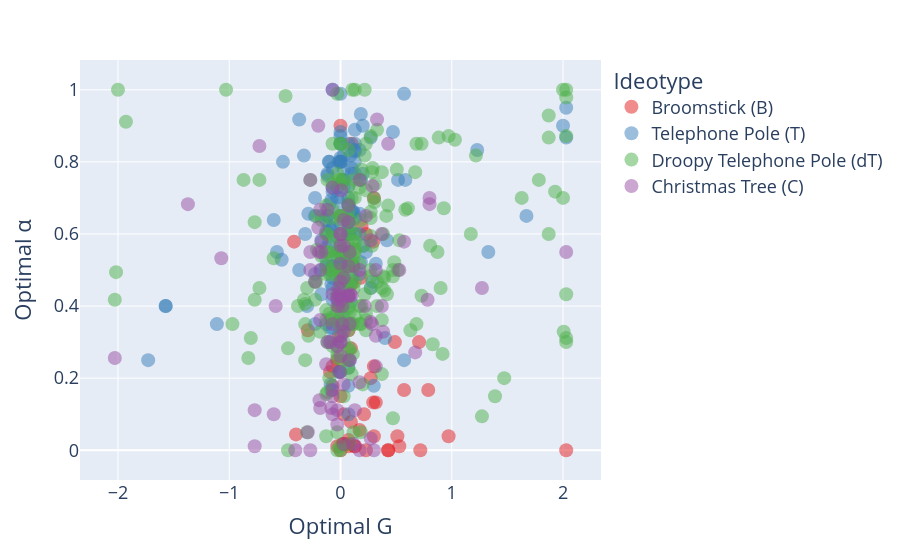

The cell this chart's notebook holds for it:
### Code cell
fig = px.scatter(
    ideotypes_df,
    x="optimal G",
    y="optimal alpha",
    color=ideotypes_df["ideotype label"].astype(str),
    hover_name="arbor name",
    opacity=0.5,
    color_discrete_sequence=px.colors.qualitative.Set1,
)

fig.update_traces(marker=dict(size=14))
fig.update_layout(
    font=dict(size=18),
    legend_title_text="Ideotype",
    xaxis_title="Optimal G",
    yaxis_title="Optimal α",
    showlegend=True
)

fig.show()
fig.write_html("docs/Optimal_G_alpha_ideotypes.html")
fig.write_image("paper-figs/Ideotypes-Analysis/Optimal-alpha-vs-G.pdf")

### Figure 1 — Plotly figure (JSON) as saved in the notebook; plotly's stock layout.template omitted (floating-point values rounded to 4 significant figures; data arrays with more than 128 entries replaced by an {"elided": "..."} marker saying what was removed)
{"data": [{"hovertemplate": "<b>%{hovertext}</b><br><br>ideotype label=Broomstick (B)<br>optimal G=%{x}<br>optimal alpha=%{y}<extra></extra>", "hovertext": ["101_2_C_day5", "101_3_C_day5", "101_3_S_day5", "103_2_C_day5", "106_2_C_day5", "106_1_S_day5", "138_4_C_day5", "142_1_C_day5", "144_3_C_day5", "144_2_C_day5", "144_3_S_day5", "166_2_C_day5", "170_3_C_day5", "175_3_C_day5", "175_4_C_day5", "179_1_C_day5", "189_3_C_day5", "194_3_C_day5", "194_3_S_day5", "195_1_C_day5", "196_1_S_day5", "197_3_C_day5", "198_1_C_day5", "212_1_C_day5", "220_1_S_day5", "222_1_S_day5", "233_2_C_day5", "233_3_C_day5", "233_1_C_day5", "233_1_S_day5", "233_2_S_day5", "239_2_S_day5", "250_4_C_day5", "250_2_S_day5", "250_1_S_day5", "253_1_C_day5", "256_3_C_day5", "256_2_C_day5", "258_3_C_day5", "271_3_C_day5", "271_4_C_day5", "271_2_C_day5", "271_1_S_day5", "283_3_C_day5", "283_3_S_day5", "286_2_C_day5", "286_1_C_day5", "286_3_C_day5", "286_1_S_day5", "288_2_C_day5", "290_1_C_day5", "291_2_C_day5", "291_1_C_day5", "291_3_C_day5", "292_3_C_day5", "292_2_C_day5", "292_2_S_day5", "300_2_C_day5", "307_3_C_day5"], "legendgroup": "Broomstick (B)", "marker": {"color": "rgb(228,26,28)", "opacity": 0.5, "size": 14, "symbol": "circle"}, "mode": "markers", "name": "Broomstick (B)", "orientation": "v", "showlegend": true, "type": "scatter", "x": [0.0, 0.7173, 0.3173, -0.0286, 0.5113, 2.029, -0.0173, -0.0173, 0.1887, 0.3, 0.0286, 0.1827, 0.1714, 0.2714, 0.2286, 0.2113, -0.294, 0.094, 0.0173, 0.1, -0.0714, -0.0113, 0.4286, 0.0714, 0.706, 0.5286, 0.0, 0.4286, 0.4887, 0.0714, 0.1286, 0.0, 0.1113, 0.0714, 0.1173, -0.0286, 0.9714, -0.4173, 0.294, 0.0714, -0.0714, -0.006, -0.094, 0.0, -0.0714, 0.2286, 0.1, 0.0714, 0.5714, -0.4, 0.294, 0.0286, 0.0714, 0.094, 0.3, 0.1286, 0.3, -0.0113, 0.7887], "xaxis": "x", "y": [0.15, 0.0, 0.1327, 0.25, 0.0387, 0.0, 0.4, 0.3173, 0.6214, 0.2327, 0.0173, 0.4786, 0.056, 0.2, 0.0, 0.1, 0.3327, 0.0786, 0.0173, 0.85, 0.5113, 0.3613, 0.0, 0.0286, 0.3, 0.0113, 0.0, 0.0, 0.3, 0.0113, 0.0113, 0.65, 0.5113, 0.3327, 0.5113, 0.0113, 0.0387, 0.5786, 0.1327, 0.4286, 0.2327, 0.2173, 0.2173, 0.9, 0.1786, 0.6, 0.4613, 0.25, 0.1673, 0.044, 0.5786, 0.1, 0.0173, 0.2827, 0.0387, 0.0113, 0.7, 0.4, 0.1673], "yaxis": "y"}, {"hovertemplate": "<b>%{hovertext}</b><br><br>ideotype label=Telephone Pole (T)<br>optimal G=%{x}<br>optimal alpha=%{y}<extra></extra>", "hovertext": {"elided": "156 str values"}, "legendgroup": "Telephone Pole (T)", "marker": {"color": "rgb(55,126,184)", "opacity": 0.5, "size": 14, "symbol": "circle"}, "mode": "markers", "name": "Telephone Pole (T)", "orientation": "v", "showlegend": true, "type": "scatter", "x": {"elided": "156 float values"}, "xaxis": "x", "y": {"elided": "156 float values"}, "yaxis": "y"}, {"hovertemplate": "<b>%{hovertext}</b><br><br>ideotype label=Droopy Telephone Pole (dT)<br>optimal G=%{x}<br>optimal alpha=%{y}<extra></extra>", "hovertext": {"elided": "251 str values"}, "legendgroup": "Droopy Telephone Pole (dT)", "marker": {"color": "rgb(77,175,74)", "opacity": 0.5, "size": 14, "symbol": "circle"}, "mode": "markers", "name": "Droopy Telephone Pole (dT)", "orientation": "v", "showlegend": true, "type": "scatter", "x": {"elided": "251 float values"}, "xaxis": "x", "y": {"elided": "251 float values"}, "yaxis": "y"}, {"hovertemplate": "<b>%{hovertext}</b><br><br>ideotype label=Christmas Tree (C)<br>optimal G=%{x}<br>optimal alpha=%{y}<extra></extra>", "hovertext": ["103_1_C_day5", "103_4_S_day5", "104_1_C_day5", "104_2_S_day5", "104_1_S_day5", "105_2_S_day5", "138_3_S_day5", "139_1_C_day5", "140_2_C_day5", "140_1_C_day5", "140_3_C_day5", "141_3_C_day5", "142_3_S_day5", "142_1_S_day5", "147_1_S_day5", "165_2_C_day5", "165_2_S_day5", "166_1_S_day5", "167_1_C_day5", "168_2_S_day5", "169_3_S_day5", "169_2_S_day5", "171_1_S_day5", "173_1_C_day5", "173_2_S_day5", "174_2_C_day5", "174_1_C_day5", "174_3_S_day5", "194_2_S_day5", "197_1_S_day5", "198_2_S_day5", "198_3_S_day5", "199_3_C_day5", "201_1_S_day5", "201_2_S_day5", "201_3_S_day5", "207_3_S_day5", "211_2_S_day5", "211_3_S_day5", "212_3_S_day5", "212_2_S_day5", "213_1_S_day5", "214_2_S_day5", "220_2_C_day5", "220_1_C_day5", "222_1_C_day5", "225_2_C_day5", "228_4_S_day5", "230_1_C_day5", "230_3_C_day5", "230_3_s_day5", "231_3_C_day5", "231_2_S_day5", "231_3_S_day5", "233_4_C_day5", "233_3_S_day5", "235_1_S_day5", "236_3_S_day5", "236_4_S_day5", "236_2_S_day5", "239_4_C_day5", "240_2_C_day5", "240_1_C_day5", "240_2_S_day5", "240_1_S_day5", "241_3_S_day5", "244_3_C_day5", "245_3_S_day5", "247_1_C_day5", "249_1_S_day5", "253_3_S_day5", "256_3_S_day5", "264_2_S_day5", "270_1_C_day5", "270_2_C_day5", "271_1_C_day5", "271_2_S_day5", "271_3_S_day5", "273_2_C_day5", "273_1_S_day5", "277_1_S_day5", "280_1_S_day5", "283_2_S_day5", "283_1_S_day5", "285_3_S_day5", "287_2_C_day5", "290_1_S_day5", "291_2_S_day5", "291_1_S_day5", "291_3_S_day5", "294_1_S_day5", "299_3_C_day5", "300_3_S_day5", "300_2_S_day5", "301_2_C_day5", "301_3_C_day5", "301_3_S_day5", "301_2_S_day5", "301_1_S_day5", "307_3_S_day5", "307_1_S_day5", "308_2_C_day5", "308_1_S_day5", "308_2_S_day5", "308_3_S_day5"], "legendgroup": "Christmas Tree (C)", "marker": {"color": "rgb(152,78,163)", "opacity": 0.5, "size": 14, "symbol": "circle"}, "mode": "markers", "name": "Christmas Tree (C)", "orientation": "v", "showlegend": true, "type": "scatter", "x": [-0.006, 0.7827, 0.0714, -0.6, -0.0286, 0.0286, -0.006, 0.2887, -0.0173, 0.0, -0.0887, 0.1714, 0.0827, 0.0827, 0.3173, 0.3, 0.0173, 0.2714, -0.5827, 0.3714, -0.1173, 0.5714, 0.3173, 0.0887, 0.3173, -0.0286, 0.0, -0.0714, -2.029, 0.8, 0.1714, -0.0714, 0.2827, 0.4286, -0.0286, 0.0286, 0.1714, -0.0827, -0.2286, 0.0286, 0.0173, 2.029, -0.2, -1.071, -0.1827, 0.0, 0.3286, 0.6714, 0.3714, -0.2714, -0.2714, 0.1173, -0.7286, 0.0, -0.7714, -0.1827, -0.1827, 0.2714, 0.1, -0.294, -0.0714, 0.0286, 0.0, -0.0286, 0.1286, 0.0, 0.0, 0.0714, -0.1714, 0.006, -0.2714, -1.371, 0.0714, 0.1714, 0.0286, -0.0173, -0.1827, -0.0714, -0.194, -0.2, -0.7714, 0.0714, 0.8, -0.0714, -0.1887, -0.1714, 0.006, -0.1286, 0.2173, 1.271, -0.0714, -0.1173, 0.0827, -0.2714, -0.0286, 0.2714, 0.0286, 0.0, 0.5286, 0.2286, 0.3827, 0.006, -0.0714, 0.0714, -0.406], "xaxis": "x", "y": [0.2173, 0.4173, 0.4286, 0.1, 0.0714, 0.6387, 0.4286, 0.7327, 0.45, 0.3, 0.3, 0.5, 0.55, 0.35, 0.5, 0.0, 0.35, 0.0327, 0.4, 0.6, 0.3, 0.5786, 0.2327, 0.4327, 0.3173, 0.4214, 0.2613, 0.35, 0.256, 0.7, 0.1887, 0.1, 0.35, 0.85, 0.2887, 0.5673, 0.0, 0.1173, 0.4673, 0.0173, 0.4, 0.55, 0.9, 0.5327, 0.3613, 0.5173, 0.9173, 0.2714, 0.4, 0.5, 0.55, 0.0173, 0.844, 0.3, 0.0113, 0.1173, 0.5, 0.5827, 0.4286, 0.05, 0.4327, 0.3286, 0.4673, 0.1113, 0.1113, 0.5673, 0.6, 0.4286, 0.55, 0.3173, 0.75, 0.6827, 0.6327, 0.75, 0.4786, 0.4327, 0.6673, 0.15, 0.55, 0.6173, 0.1113, 0.5113, 0.6827, 0.7286, 0.1387, 0.5786, 0.4173, 0.2387, 0.4, 0.45, 0.1673, 0.6673, 0.25, 0.0, 0.4, 0.356, 0.1827, 0.6, 0.5, 0.65, 0.3286, 0.7214, 1.0, 0.6786, 0.0], "yaxis": "y"}], "layout": {"autosize": true, "font": {"size": 18}, "legend": {"title": {"text": "Ideotype"}, "tracegroupgap": 0}, "margin": {"t": 60}, "showlegend": true, "xaxis": {"anchor": "y", "autorange": true, "domain": [0, 1], "range": [-2.314, 2.314], "title": {"text": "Optimal G"}, "type": "linear"}, "yaxis": {"anchor": "x", "autorange": true, "domain": [0, 1], "range": [-0.1094, 1.109], "title": {"text": "Optimal α"}, "type": "linear"}}}
